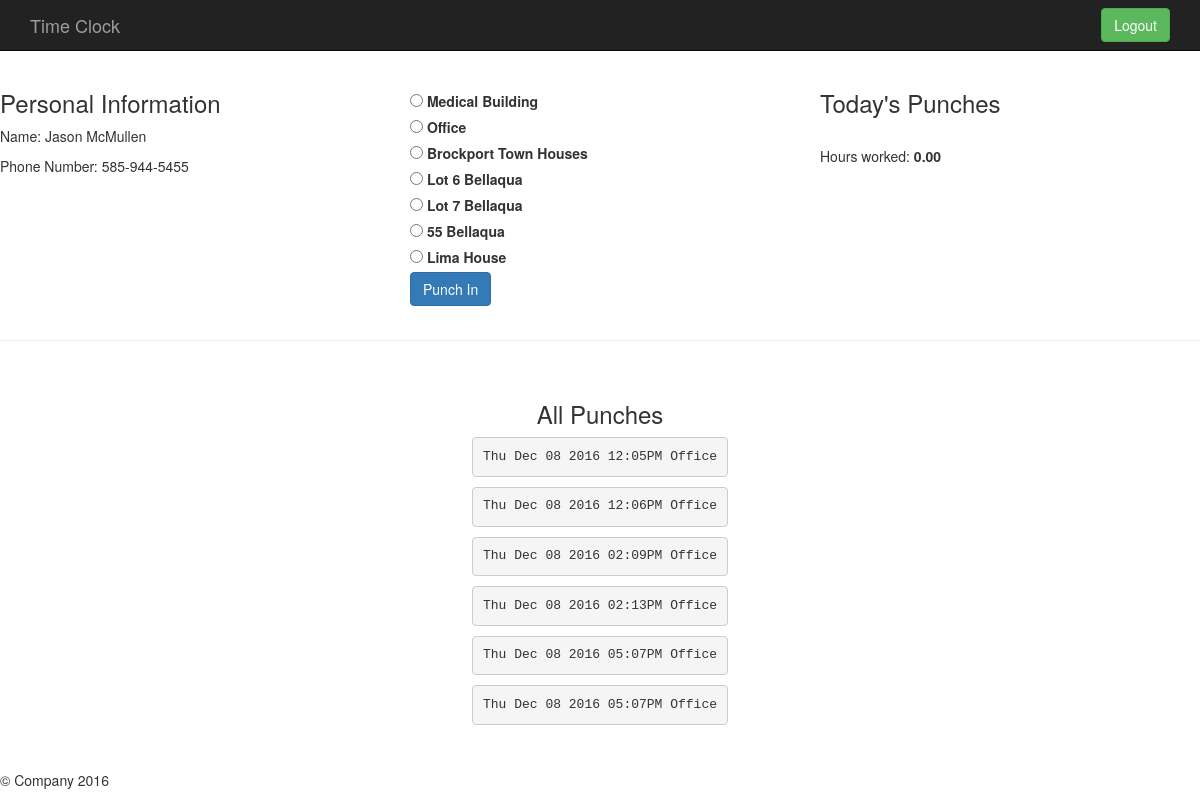
Page /profile/ (signed in) on the earlier database version.
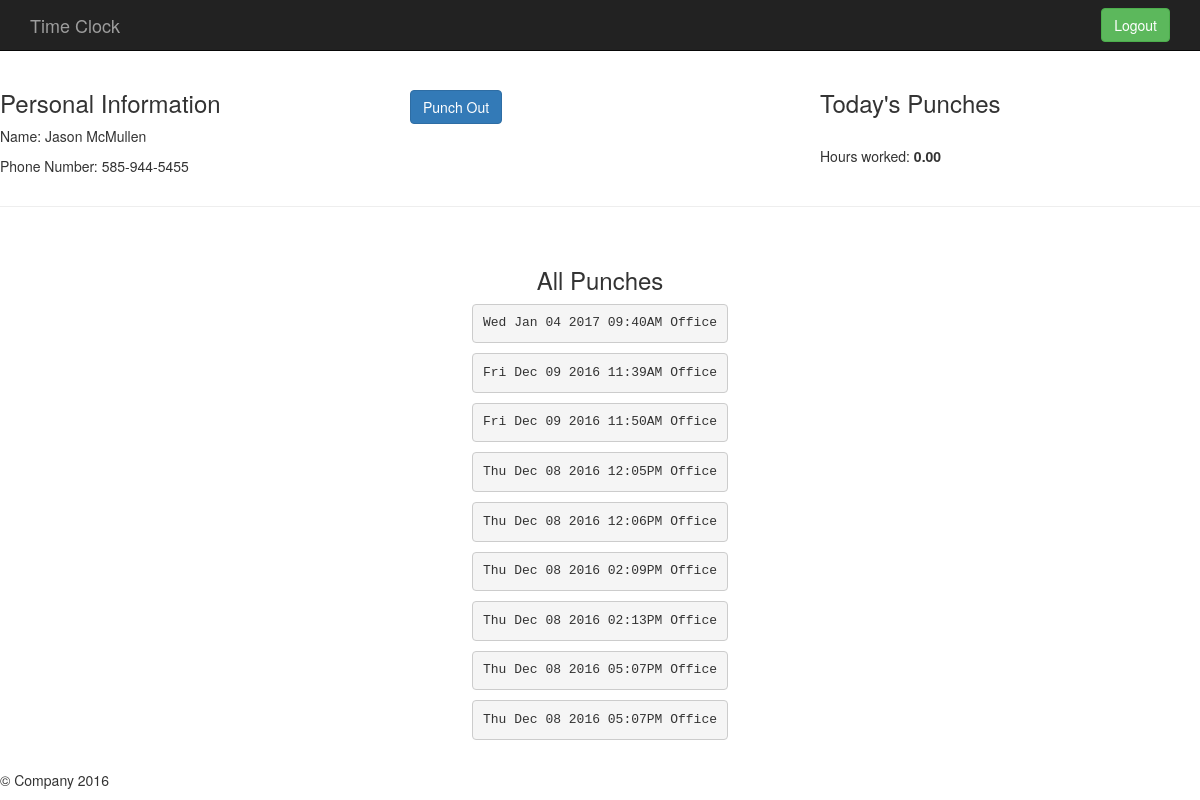
Same page on the later database version.
### clock/models.py (models this page shows)
class Punch(models.Model):
    employee = models.ForeignKey('Employee')
    date = models.DateField()
    time = models.TimeField()
    location = models.CharField(
        max_length=50,
        choices=LOCATION_CHOICES, # Choices is located in /location_choices.py
        default = OFFICE,
    )
    """
    @ Method that creates a string representation of a punch.
    @
    @ return a string representation of a punch.
    """
    def __str__(self):
        formatT = '%I:%M%p'
        formatD = "%a %b %d %Y"
        return self.date.strftime(formatD) + " " + self.time.strftime(formatT) + " " + self.location

### clock/views.py (the view)
# urls.py: url(r'^profile/$', views.Profile, name="profile"),
@login_required
def Profile(request):
    if not request.user.is_authenticated():
        return HttpResponseRedirect('/login/')
    user = request.user
    try:
        employee = user.employee
        if request.method == 'POST':
            if employee.isEvenNumPunches():
                form = PunchInForm(request.POST)
                if form.is_valid():
                    location = form.cleaned_data['location']
                    ProfileHelper(location, employee)
            else:
                form = PunchOutForm(request.POST)
                if form.is_valid():
                    location = "Out"
                    ProfileHelper(location, employee)
            return HttpResponseRedirect('/employee_profile/')
        else:
            if employee.isEvenNumPunches():
                form = PunchInForm()
                context = {'form': form, 'employee': employee}
                return render(request, 'employee_profile.html', context)
            else:
                form = PunchOutForm()
                context = {'form': form, 'employee': employee}
                return render(request, 'employee_profile.html', context)
    except ObjectDoesNotExist:
        try:
            employer = user.employer
            if request.method == 'POST':
                form = EmployeeInfoForm(request.POST)
                if form.is_valid():
                    start = form.cleaned_data['start_date']
                    end = form.cleaned_data['end_date']
                    for emp in employer.getAllEmployees():
                        emp.start_date = start
                        emp.end_date = end
                        emp.save()
                context = {'employer' : employer, 'form': form}
                return render(request, 'employer_profile.html', context)
            else:
                form = EmployeeInfoForm()
                context = {'form': form, 'employer': employer}
                return render(request, 'employer_profile.html', context)
        except ObjectDoesNotExist:
            return HttpResponseRedirect('/admin/')

### clock/forms.py
class PunchOutForm(forms.Form):
    location = "Out"

### clock/models.py (called while the page is built, shortened)
    def getAllPunches(self):
        all_punches = Punch.objects.filter(employee=self).order_by("-date")
        return all_punches

    def getTodaysPunches(self):
        todays_punches = Punch.objects.filter(employee=self, date=datetime.now()).order_by("-date")
        return todays_punches

    def isEvenNumPunches(self):
        total = Punch.objects.filter(employee=self).count()
        result = False
        if total == 0:
            result = True
        elif total % 2 == 0:
            result = True
        else:
            result = False
        return result

    def hoursWorkedToday(self):
        punches = list(Punch.objects.filter(employee=self, date=datetime.now()).order_by("-date"))
        total = Punch.objects.filter(employee=self, date=datetime.now()).count()
        if total % 3 == 0 and total != 0:
            del punches[-1]
        start = None
        end = None
        total_seconds = 0.0
        return "%.2f" % (total_seconds / 3600)

### static/templates/employee_profile.html (shortened to what this page needs)
{% extends 'base.html' %}
{% block content %}
<div class="row">
	<div class="col-md-4">
		<h3>Personal Information</h3>
		<section>
			<p>Name: {{ user.first_name }} {{ user.last_name }}</p>
			<p>Phone Number: {{ employee.phone }}</p>
		</section>
	</div>
	<div class="col-md-4">
		<form method="POST" action="">{% csrf_token %}
			<section>
				{% if employee.isEvenNumPunches == True %}
                    {% for locations in form.location %}
                        <div class="myradio">
                            {{ locations }}
                        </div>
                    {% endfor %}
					<input type="submit" value="Punch In" class="btn btn-primary">
				{% else %}
					<input type="submit" value="Punch Out" class="btn btn-primary">
				{% endif %}
			</section>
		</form>
	</div>
	<div class="col-md-4">
		<h3>Today's Punches</h3>
		<section>
            <br>
            <p>Hours worked: <b>{{ employee.hoursWorkedToday }}</b></p>
		</section>
	</div>
</div>
<hr>
<br>
<div class="container" align="center">
    <h3>All Punches</h3>
    <section>
        {% for punch in employee.getAllPunches %}
            <table>
                <tr>
                    <td><pre>{{ punch }}</pre></td>
                </tr>
            </table>
        {% endfor %}
    </section>
</div>
{% endblock %}

Differences in the rows shown:
added Punch: date+time+location "Wed Jan 04 2017 09:40AM Office"
added Punch: date+time+location "Fri Dec 09 2016 11:39AM Office"
added Punch: date+time+location "Fri Dec 09 2016 11:50AM Office"
Other differences:
form field value: (not shown) → "Punch Out"
form field value: "Punch In" → (not shown)
list line gone: "☐ Medical Building Medical Building"
list line gone: "☐ Office Office"
list line gone: "☐ Brockport Town Houses Brockport Town Houses"
list line gone: "☐ Lot 6 Bellaqua Lot 6 Bellaqua"
list line gone: "☐ Lot 7 Bellaqua Lot 7 Bellaqua"
list line gone: "☐ 55 Bellaqua 55 Bellaqua"
list line gone: "☐ Lima House Lima House"
